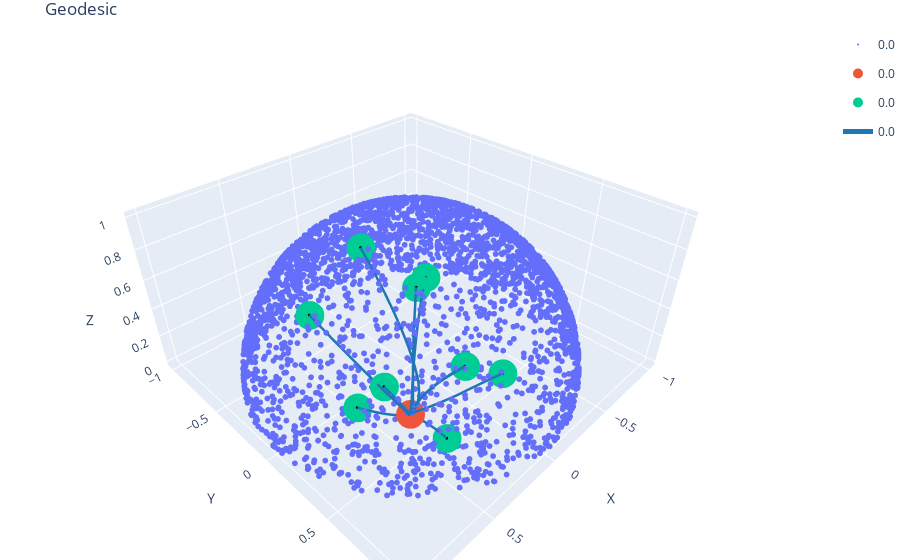
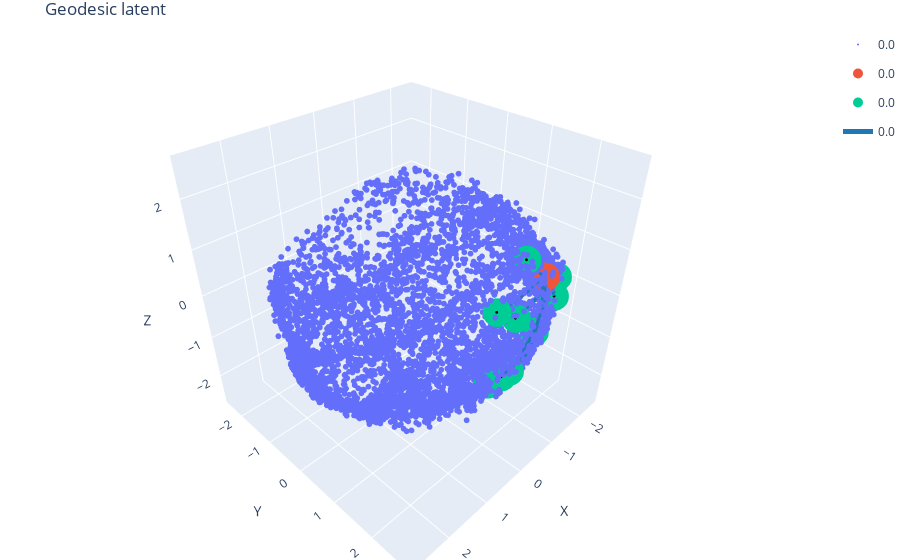
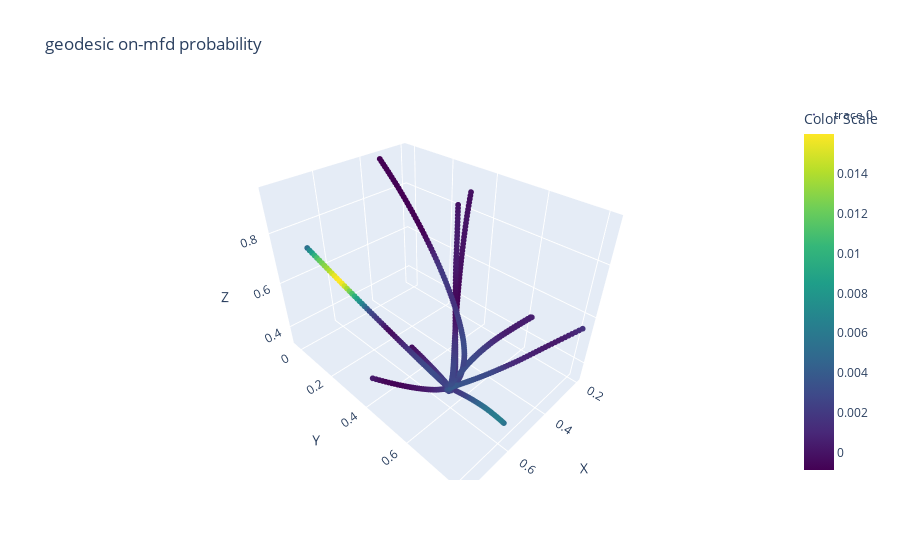

Notebook code cell kept with these figures, in order:
### Code cell
x0, x1, ids = next(iter(dataloader))
x0 = x0.to(device)
x1 = x1.to(device)
ids = ids.to(device)
x = x.to(device)
gbmodel = gbmodel.to(device)
with torch.no_grad():
    xhat = gbmodel(x0, x1, gbmodel.ts.to(device), ids)

xshape = xhat.shape
xflatten = xhat.flatten(0,1)
with torch.no_grad():
    zhat_flatten = model.encoder(xflatten)
    zhat = zhat_flatten.reshape(xshape[0], xshape[1], -1)
    z0 = model.encoder(x0)
    z1 = model.encoder(x1)

    fig = scatter(x.cpu().numpy(), s=2)
    fig = scatter(x0.detach().cpu().numpy(), s=10, fig=fig)
    fig = scatter(x1.detach().cpu().numpy(), s=10, fig=fig)
    fig = trajectories(xhat.detach().cpu().numpy(), s=5, fig=fig, title='Geodesic', filename='geodesic_ofm.html')
    fig.show()
if cfg_main.use_wandb:
    wandb.log({"geodesic": wandb.Plotly(fig)})

fig = scatter(z.cpu().numpy(), s=2)
fig = scatter(z0.detach().cpu().numpy(), s=10, fig=fig)
fig = scatter(z1.detach().cpu().numpy(), s=10, fig=fig)
fig = trajectories(zhat.detach().cpu().numpy(), s=5, fig=fig, title='Geodesic latent', filename=f'{results_path}/geodesic_latent.html')
fig.show()
if cfg_main.use_wandb:
    wandb.log({"geodesic_latent": wandb.Plotly(fig)})

with torch.no_grad():
    xconc = xhat.flatten(0, 1)
    probs = disc_func(xconc)
fig = scatter(xconc.cpu().numpy(), probs.cpu().numpy(), s=2, title='geodesic on-mfd probability', filename=f'{results_path}/geodesic_on_mfd_prob.html')
fig.show()
